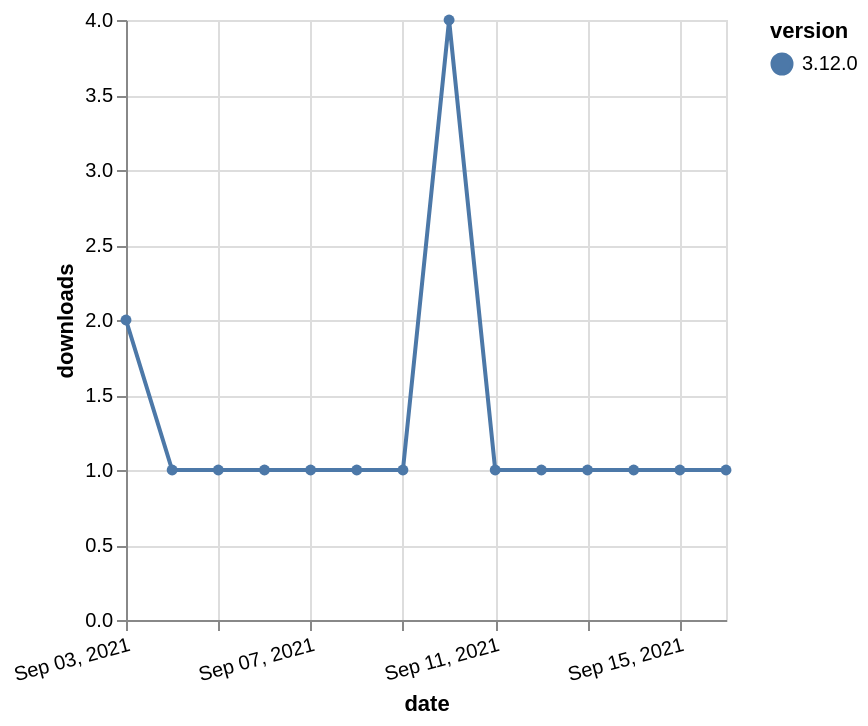

This figure's Vega-Lite source:
### Vega-Lite specification from a JSON file in a GitHub repository (floating-point values rounded to 4 significant figures)
{"$schema": "https://vega.github.io/schema/vega-lite/v5.json", "description": "A simple bar chart with embedded data.", "data": {"values": [{"date": "2021-09-03", "total": 514, "delta": 2, "version": "3.12.0"}, {"date": "2021-09-04", "total": 515, "delta": 1, "version": "3.12.0"}, {"date": "2021-09-05", "total": 516, "delta": 1, "version": "3.12.0"}, {"date": "2021-09-06", "total": 517, "delta": 1, "version": "3.12.0"}, {"date": "2021-09-07", "total": 518, "delta": 1, "version": "3.12.0"}, {"date": "2021-09-08", "total": 519, "delta": 1, "version": "3.12.0"}, {"date": "2021-09-09", "total": 520, "delta": 1, "version": "3.12.0"}, {"date": "2021-09-10", "total": 524, "delta": 4, "version": "3.12.0"}, {"date": "2021-09-11", "total": 525, "delta": 1, "version": "3.12.0"}, {"date": "2021-09-12", "total": 526, "delta": 1, "version": "3.12.0"}, {"date": "2021-09-13", "total": 527, "delta": 1, "version": "3.12.0"}, {"date": "2021-09-14", "total": 528, "delta": 1, "version": "3.12.0"}, {"date": "2021-09-15", "total": 529, "delta": 1, "version": "3.12.0"}, {"date": "2021-09-16", "total": 530, "delta": 1, "version": "3.12.0"}]}, "width": "container", "mark": {"type": "line", "point": {"filled": true}}, "encoding": {"x": {"field": "date", "type": "temporal", "timeUnit": "yearmonthdate", "title": "date", "axis": {"labelAngle": -15}}, "y": {"field": "delta", "type": "quantitative", "title": "downloads"}, "color": {"field": "version", "type": "nominal"}, "tooltip": {"field": "delta"}}}
